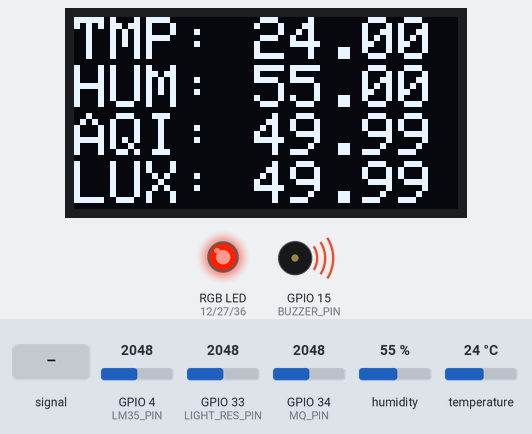
Bench run of a sketch on a simulated ESP32. Shown: 128×64 one-colour display, an RGB LED mixed from three pins (HIGH = lit), buzzer (waves = sounding). Dashed ring = blinking. The test bench sets the inputs (shaded band); at power-on: GPIO 34 (MQ_PIN) = 2048, humidity 55 %, GPIO 4 (LM35_PIN) = 2048, GPIO 33 (LIGHT_RES_PIN) = 2048, temperature 24 °C. What the sketch prints to the serial monitor is not drawn.

Above: at 3.7 s.
3.8 s: GPIO 34 (MQ_PIN) fed a 2 Hz sine of ±1228 counts around its level
6.4 s: GPIO 34 (MQ_PIN) set to 1228
At 7.3 s:
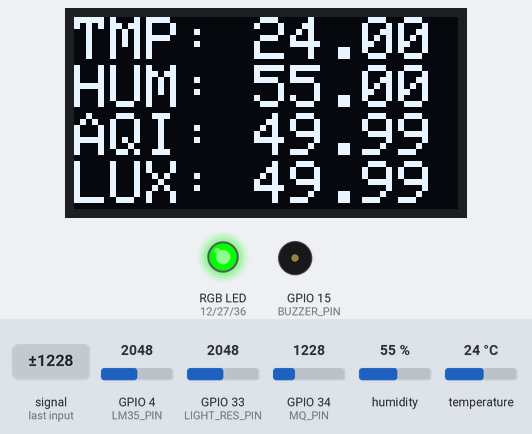
7.9 s: GPIO 34 (MQ_PIN) set to 1610
At 13.8 s:
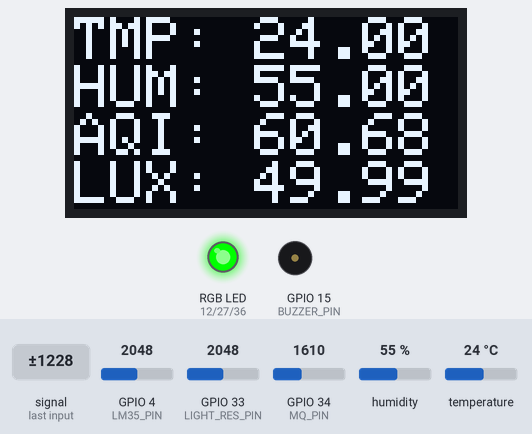
14.1 s: GPIO 34 (MQ_PIN) set to 1727
At 15.1 s:
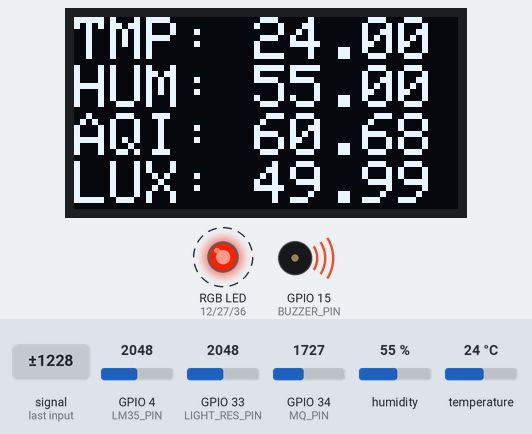
20.3 s: humidity set to 22 %
At 24.8 s:
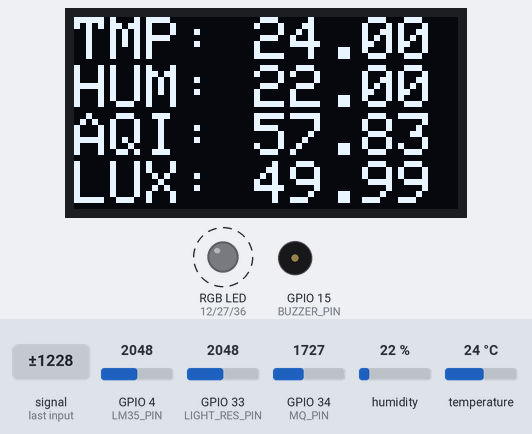
24.9 s: GPIO 34 (MQ_PIN) set to 2182
27.2 s: GPIO 34 (MQ_PIN) set to 2303
At 27.7 s:
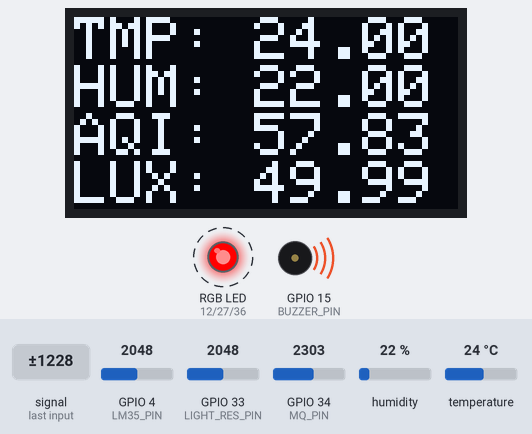
Timing chart, 0 to 33.3 s (numbered marks = the images above; inputs shaded):
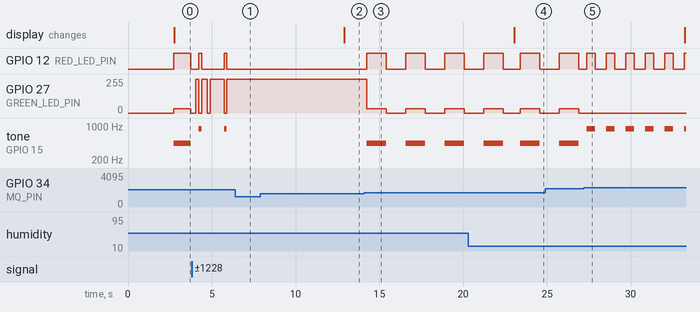

Measured:
- the behaviour switches between 1678 and 1679 on GPIO 34 (MQ_PIN) (found by bisection; images 2 and 3)
- the behaviour switches between 2252 and 2253 on GPIO 34 (MQ_PIN) (found by bisection; images 4 and 5)
- after the input at 6.4 s, GPIO 12 (RED_LED_PIN): stays LOW (without the input it goes to HIGH after 0.67 s); GPIO 27 (GREEN_LED_PIN): stops changing and stays 255/255; tone on GPIO 15 (BUZZER_PIN): stays silent (without the input it goes to 440 Hz after 0.67 s)
- after the input at 7.9 s, the display: changes after 5.0 s (image 2)
- after the input at 14.1 s, GPIO 12 (RED_LED_PIN): alternates HIGH for 1.2 s and LOW for 1.2 s, starting after 0.14 s; GPIO 27 (GREEN_LED_PIN): alternates 32/255 for 1.2 s and 0/255 for 1.2 s, starting after 0.14 s; tone on GPIO 15 (BUZZER_PIN): alternates 440 Hz for 1.2 s and silent for 1.2 s, starting after 0.14 s
- after the input at 20.3 s, the display: changes after 2.8 s (image 4)
- after the input at 27.2 s, GPIO 12 (RED_LED_PIN): alternates HIGH for 0.52 s and LOW for 0.64 s, starting after 0.17 s; GPIO 27 (GREEN_LED_PIN): stops changing and stays 0/255; tone on GPIO 15 (BUZZER_PIN): alternates 880 Hz for 0.52 s and silent for 0.64 s, starting after 0.17 s
- by itself, GPIO 12 (RED_LED_PIN): alternates HIGH for 0.17 s and LOW for 1.3 s

The sketch:

uMonitor.ino
```cpp
#include "config.h"
#include "SensorManager.h"
#include "SensorReadings.h"
#include "SerialLogging.h"

#include <Wire.h>
#include <Adafruit_GFX.h>
#include <Adafruit_SSD1306.h>

Adafruit_SSD1306 oled(SCREEN_WIDTH,SCREEN_HEIGHT,&Wire);
unsigned long int displayPrevMillis = 10000;

SensorManager manager(DHT_PIN,DHT21,LM35_PIN,MQ_PIN,LIGHT_RES_PIN);
SensorReadings readings;

unsigned long int alertWarnPrevMillis = 0;
unsigned long int alertCriticalPrevMillis = 0;
bool alertWarnOn = false;
bool alertCriticalOn = false;

void setup()
{
  Serial.begin(9600);

  pinMode(MQ_PIN,INPUT);
  pinMode(DHT_PIN,INPUT);
  pinMode(LIGHT_RES_PIN,INPUT);
  pinMode(LM35_PIN,INPUT);

  pinMode(RED_LED_PIN,OUTPUT);
  pinMode(GREEN_LED_PIN,OUTPUT);
  pinMode(BLUE_LED_PIN,OUTPUT);

  pinMode(BUZZER_PIN,OUTPUT);

  oled.begin(SSD1306_SWITCHCAPVCC,0x3C);
  oled.clearDisplay();
  oled.setTextSize(2);
  oled.setTextColor(SSD1306_WHITE);
  oled.setTextWrap(false);
  oled.drawBitmap(0,0,BOOTBMP64,SCREEN_WIDTH,SCREEN_HEIGHT,WHITE);
  oled.display();

  delay(2500);

  oled.clearDisplay();
}

void loop()
{
  unsigned long int currentMillis = millis();

  manager.updateReadings(readings);
  //SensorManager manager(DHT_PIN,DHT21,LM35_PIN,MQ_PIN,LIGHT_RES_PIN);
  //SensorReadings readings = manager.update();

  handleAlerts(readings.getAirQuality(), currentMillis);

  renderDisplay(readings, currentMillis);

  #ifdef LOGGING
  serialLogDataPoints(readings, currentMillis);
  #endif
}

void handleAlerts(float airQuality, unsigned long int currentMillis)
{
  if(airQuality <= 45){
    if(!alertCriticalOn){
      if(currentMillis - alertCriticalPrevMillis >= ALERT_CRITICAL_INTERVAL){
        //Reset State
        alertWarnOn = false;
        alertWarnPrevMillis = currentMillis;
        noTone(BUZZER_PIN);
        digitalWrite(RED_LED_PIN, LOW);
        analogWrite(GREEN_LED_PIN, 0);
        digitalWrite(BLUE_LED_PIN, LOW);

        //Set Critical State
        alertCriticalOn = true;
        alertCriticalPrevMillis = currentMillis;

        tone(BUZZER_PIN,880);
        digitalWrite(RED_LED_PIN,HIGH);
        analogWrite(GREEN_LED_PIN,0);
        digitalWrite(BLUE_LED_PIN,LOW);
      }
    }
    else{
      if(currentMillis - alertCriticalPrevMillis >= ALERT_CRITICAL_INTERVAL){
        alertCriticalOn = false;
        alertCriticalPrevMillis = currentMillis;

        noTone(BUZZER_PIN);
        digitalWrite(RED_LED_PIN,LOW);
        analogWrite(GREEN_LED_PIN,0);
        digitalWrite(BLUE_LED_PIN,LOW);
      }
    }
  }

  else if(airQuality <= 59){
    if(!alertWarnOn){
      if(currentMillis - alertWarnPrevMillis >= ALERT_WARN_INTERVAL){
        //Reset State
        alertCriticalOn = false;
        alertCriticalPrevMillis = currentMillis;
        noTone(BUZZER_PIN);
        digitalWrite(RED_LED_PIN, LOW);
        analogWrite(GREEN_LED_PIN, 0);
        digitalWrite(BLUE_LED_PIN, LOW);

        //Set Warn State
        alertWarnOn = true;
        alertWarnPrevMillis = currentMillis;

        tone(BUZZER_PIN,440);
        digitalWrite(RED_LED_PIN,HIGH);
        analogWrite(GREEN_LED_PIN,32);
        digitalWrite(BLUE_LED_PIN,LOW);
      }
    }

    else{
      if(currentMillis - alertWarnPrevMillis >= ALERT_WARN_INTERVAL){
        alertWarnOn = false;
        alertWarnPrevMillis = currentMillis;

        noTone(BUZZER_PIN);
        digitalWrite(RED_LED_PIN,LOW);
        analogWrite(GREEN_LED_PIN,0);
        digitalWrite(BLUE_LED_PIN,LOW);
      }
    }
  }

  else{
    noTone(BUZZER_PIN);
    digitalWrite(RED_LED_PIN,LOW);
    analogWrite(GREEN_LED_PIN,255);
    digitalWrite(BLUE_LED_PIN,LOW);
  }
}

void renderDisplay(SensorReadings& readings, unsigned long int currentMillis)
{
  if(currentMillis - displayPrevMillis >= DISPLAY_INTERVAL){
    displayPrevMillis = currentMillis;

    oled.setCursor(0, 0);

    oled.clearDisplay();
    if(readings.getAverageTemperature() == 100.00){ oled.print("TMP: ");oled.println("100.0"); }
    else{ oled.print("TMP: ");oled.println(readings.getAverageTemperature()); }

    if(readings.getHumidity() == 100.00){ oled.print("HUM: ");oled.println("100.0"); }
    else if(isnan(readings.getHumidity())){ oled.print("HUM: ");oled.println("ERROR"); }
    else{ oled.print("HUM: ");oled.println(readings.getHumidity()); }

    if(readings.getAirQuality() == 100.00){ oled.print("AQI: ");oled.println("100.0"); }
    else{ oled.print("AQI: ");oled.println(readings.getAirQuality()); }

    if(readings.getLight() == 100.00){ oled.print("LUX: ");oled.println("100.0"); }
    else{ oled.print("LUX: ");oled.println(readings.getLight()); }

    oled.display();
  }
}
```

SensorManager.cpp
```cpp
#include "SensorManager.h"

SensorManager::SensorManager(int dhtPin, int dhtType, int lm35pin, int mqPin, int lightPin)
:
dht_(dhtPin,dhtType),
mqPin_(mqPin),
lm35Pin_(lm35pin),
lightPin_(lightPin)
{
  dht_.begin();
};

float SensorManager::readLM35_()
{
  double weightedValue = 0;
  for(int i = 0; i < SAMPLES ; i++){
    float raw = analogRead(lm35Pin_);
    weightedValue += raw / ADC_MAX * 100.0;
  }
  return weightedValue / SAMPLES;
}

float SensorManager::readMQ135_()
{
  double mappedValue = 0;
  for(int i = 0; i < SAMPLES ; i++){
    float raw = analogRead(mqPin_);
    mappedValue += raw / ADC_MAX * 100.0;
  }
  mappedValue /= SAMPLES;
  return 100.0 - mappedValue;
}

float SensorManager::readLight_()
{
  double mappedValue = 0;
  for(int i = 0; i < SAMPLES ; i++){
    float raw = analogRead(lightPin_);
    mappedValue += raw / ADC_MAX * 100.0; //maps the light value out of 100.00
  }
  mappedValue /= SAMPLES;
  return 100.0 - mappedValue; //display from 0 to 100 instead of 100 to 0 (darkest to brightest)
}

// DHT is a digital sensor, two samples is enough
// Possible skip using them and take the the readings directly

float SensorManager::dhtAverageHumidity_()
{
  double averageHumidity = 0;
  for(int i = 0; i < 2 ; i++) averageHumidity += dht_.readHumidity();
  return averageHumidity / 2;
}

float SensorManager::dhtAverageTemperature_()
{
  double averageTemperature = 0;
  for(int i = 0; i < 2 ; i++) averageTemperature += dht_.readTemperature();
  return averageTemperature / 2;
}

void SensorManager::updateReadings(SensorReadings &readings)
{
  float humidity = dht_.readHumidity(); //dhtAverageHumidity_();
  float temperatureDHT = dht_.readTemperature(); //dhtAverageTemperature_();
  float temperatureLM35 = readLM35_();
  float airQuality = readMQ135_();
  float light = readLight_();
  readings.updateValues(humidity,temperatureDHT,temperatureLM35,airQuality,light);
}

SensorReadings SensorManager::update()
{
  float humidity = dht_.readHumidity(); //dhtAverageHumidity_();
  float temperatureDHT = dht_.readTemperature(); //dhtAverageTemperature_();
  float temperatureLM35 = readLM35_();
  float airQuality = readMQ135_();
  float light = readLight_();
  return SensorReadings(humidity, temperatureDHT, temperatureLM35, airQuality, light);
}
```

SensorManager.h
```cpp
#pragma once
#include <DHT.h>
#include "SensorReadings.h"

#define SAMPLES 512
#define ADC_MAX 4095.0

class SensorManager
{
  private:

  DHT dht_;
  int lm35Pin_;
  int mqPin_;
  int lightPin_;
  float readLM35_();
  float readMQ135_();
  float readLight_();
  float dhtAverageTemperature_();
  float dhtAverageHumidity_();

  public:

  SensorManager(int dhtPin, int dhtType, int lm35pin, int mqPin, int lightPin);
  void updateReadings(SensorReadings& readings);
  SensorReadings update();
};
```

SensorReadings.cpp
```cpp
#include <cmath>
#include "SensorReadings.h"

SensorReadings::SensorReadings()
:
humidity_(0), temperatureDHT_(0), temperatureLM35_(0), airQuality_(0), light_(0)
{};

SensorReadings::SensorReadings(float humidity, float temperatureDHT, float temperatureLM35, float airQuality, float light)
:
humidity_(humidity), temperatureDHT_(temperatureDHT), temperatureLM35_(temperatureLM35), airQuality_(airQuality), light_(light)
{};

void SensorReadings::updateValues(float humidity, float temperatureDHT, float temperatureLM35, float airQuality, float light)
{
  humidity_ = humidity;
  temperatureDHT_ = temperatureDHT;
  temperatureLM35_ = temperatureLM35;
  airQuality_ = airQuality;
  light_ = light;
}

//Getters
float SensorReadings::getHumidity()const{ return humidity_; }

float SensorReadings::getTemperatureDHT()const{ return temperatureDHT_; }

float SensorReadings::getTemperatureLM35()const{ return temperatureLM35_; }

float SensorReadings::getAverageTemperature()const
{
  bool dhtValid =! isnan(temperatureDHT_);
  bool lm35Valid =! (temperatureLM35_ <= -10 || temperatureLM35_ >= 80);
  float temperatureDifference = abs(temperatureDHT_ - temperatureLM35_);

  if(dhtValid && lm35Valid){
    if(temperatureDifference >= 5) return temperatureDHT_; // ensure that the difference between readings is small

    return (temperatureLM35_ + temperatureDHT_) / 2;
  }

  else if(dhtValid && !lm35Valid) return temperatureDHT_;

  else if(!dhtValid && lm35Valid) return temperatureLM35_;

  else return NAN;
}

float SensorReadings::getAirQuality()const{ return airQuality_; }

float SensorReadings::getLight()const{ return light_; }
```

SensorReadings.h
```cpp
#pragma once
#include <Arduino.h> //Required for NaN checking
class SensorReadings
{
  private:
  float humidity_;
  float temperatureDHT_;
  float temperatureLM35_;
  float airQuality_;
  float light_;
  public:

  //Setters
  void updateValues(float hum, float tempDHT,float tempLM35, float airQuality, float light);

  //Getters
  float getHumidity()const;
  float getTemperatureDHT()const;
  float getTemperatureLM35()const;
  float getAverageTemperature()const;
  float getAirQuality()const;
  float getLight()const;

  SensorReadings();
  SensorReadings(float humidity, float temperatureDHT, float temperatureLM35, float airQuality, float light);
};
```

SerialLogging.h
```cpp
#ifdef LOGGING

unsigned long int logPrevMillis = 0;

void serialLogDataPoints(SensorReadings &readings, unsigned long int currentMillis)
{
  if(currentMillis - logPrevMillis >= LOGGING_INTERVAL){

    logPrevMillis = currentMillis;

    Serial.println();Serial.println("---START LOG---");

    Serial.print("Humidity: ");Serial.print(readings.getHumidity());Serial.println("%");
    Serial.print("Temperature (DHT): ");Serial.print(readings.getTemperatureDHT());Serial.println("\xC2\xB0");
    Serial.print("Temperature (LM35): ");Serial.print(readings.getTemperatureLM35());Serial.println("\xC2\xB0");
    Serial.print("Temperature (Average): ");Serial.print(readings.getAverageTemperature());Serial.println("\xC2\xB0");
    Serial.print("Light Intensity : ");Serial.println(readings.getLight());
    Serial.print("Relative AQI: ");Serial.println(readings.getAirQuality());

    Serial.println("---END LOG---");
  }
};
#endif
```

Source omitted: config.h (data table, 9969 bytes)
